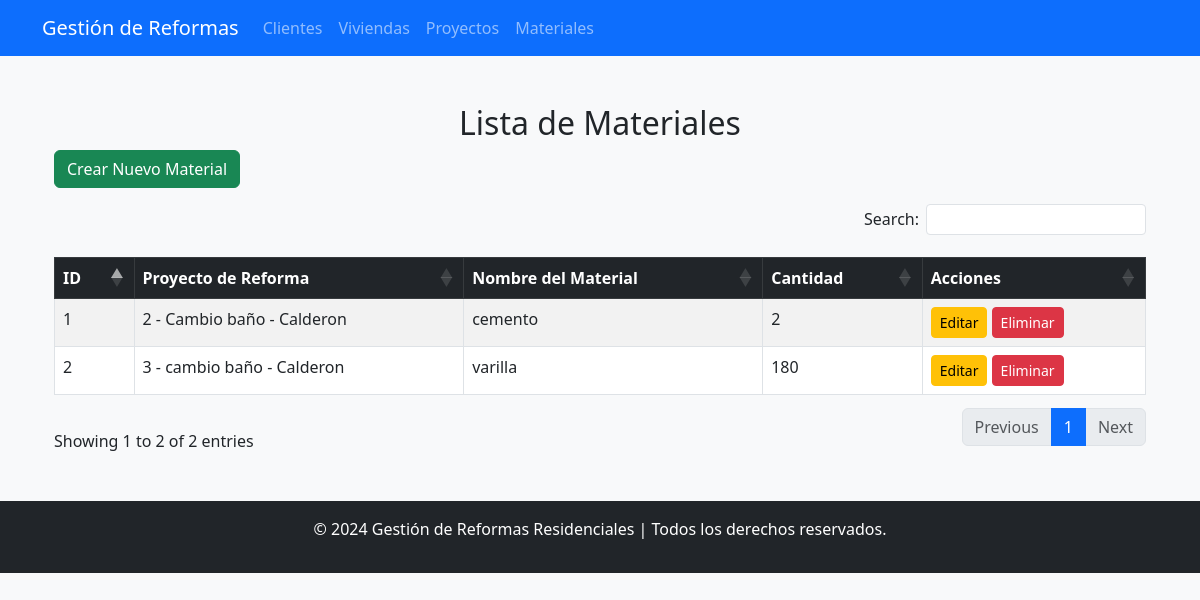
The app's page /materiales/ with its own data.
### Aplicaciones/Reformas_ejer09/models.py (models this page shows)
class Material(models.Model):
    id_material = models.AutoField(primary_key=True)  # Identificador único
    id_proyecto = models.ForeignKey(ProyectoDeReforma, on_delete=models.CASCADE, related_name='materiales')  # Relación con ProyectoDeReforma
    nombre_material = models.CharField(max_length=255)  # Nombre del material
    cantidad = models.IntegerField()

class ProyectoDeReforma(models.Model):
    id_proyecto = models.AutoField(primary_key=True)
    id_vivienda = models.ForeignKey(Vivienda, on_delete=models.CASCADE, related_name='proyectos')
    descripcion = models.TextField()  # Descripción del proyecto de reforma
    fecha_inicio = models.DateField()  # Fecha de inicio de la reforma
    fecha_fin = models.DateField()  # Fecha de fin de la reforma
    estado = models.CharField(
        max_length=20,
        choices=[('Pendiente', 'Pendiente'), ('En progreso', 'En progreso'), ('Finalizado', 'Finalizado')],
        default='Pendiente'
    )  # Estado del proyecto

class Vivienda(models.Model):
    id_vivienda = models.AutoField(primary_key=True)
    direccion = models.CharField(max_length=255)
    tipo = models.CharField(max_length=100)
    id_cliente = models.ForeignKey('Cliente', on_delete=models.CASCADE, related_name='viviendas')
    foto = models.ImageField(upload_to='viviendas/', null=True, blank=True)  # Aquí agregamos el campo foto

### Aplicaciones/Reformas_ejer09/views.py (the view)
# urls.py: path('materiales/', views.lista_materiales, name='lista_materiales'),  # Página de lista de materiales
def lista_materiales(request):
    materiales = Material.objects.all()  # Todos los materiales
    return render(request, 'materiales/listMaterial.html', {'materiales': materiales})

### Aplicaciones/Reformas_ejer09/templates/materiales/listMaterial.html (shortened to what this page needs)
{% extends 'plantilla.html' %}
{% block content %}
<div class="container mt-5">
    <h2 class="text-center">Lista de Materiales</h2>
    <a href="{% url 'crear_material' %}" class="btn btn-success mb-3">Crear Nuevo Material</a>
    <table class="table table-bordered table-striped table-hover" id="tbl_materiales">
        <thead class="table-dark">
            <tr>
                <th>ID</th>
                <th>Proyecto de Reforma</th>
                <th>Nombre del Material</th>
                <th>Cantidad</th>
                <th>Acciones</th>
            </tr>
        </thead>
        <tbody>
            {% for material in materiales %}
            <tr id="fila-{{ material.id_material }}">
                <td>{{ material.id_material }}</td>
                <td>
                    {{ material.id_proyecto.id_proyecto }} - {{ material.id_proyecto.descripcion }} - {{ material.id_proyecto.id_vivienda.direccion }}
                </td>
                <td>{{ material.nombre_material }}</td>
                <td>{{ material.cantidad }}</td>
                <td>
                    <a href="{% url 'editar_material' material.id_material %}" class="btn btn-warning btn-sm">Editar</a>
                    <button type="button" class="btn btn-danger btn-sm" onclick="confirmarEliminacion({{ material.id_material }})">
                        Eliminar
                    </button>
                </td>
            </tr>
            {% empty %}
            <tr>
                <td colspan="5" class="text-center">No hay materiales registrados.</td>
            </tr>
            {% endfor %}
        </tbody>
    </table>
</div>
{% endblock %}

### records on screen
Material: id_material "1", id_proyecto.id_proyecto "2", id_proyecto.descripcion "Cambio baño", id_proyecto.id_vivienda.direccion "Calderon", nombre_material "cemento", cantidad "2"
Material: id_material "2", id_proyecto.id_proyecto "3", id_proyecto.descripcion "cambio baño", id_proyecto.id_vivienda.direccion "Calderon", nombre_material "varilla", cantidad "180"
